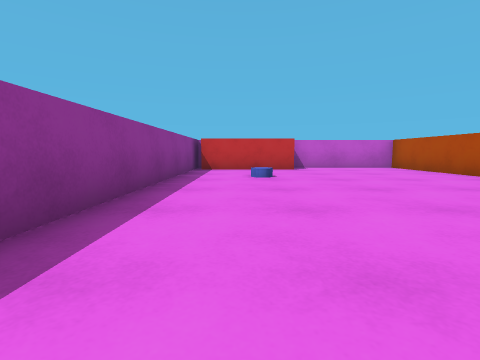
View 1 (above)

15 first-person views from a walk through a scene from a Unity 3-D project. The camera is 0.55 m above the floor, tilts 6° down and sees 85° across. The floor is counted in squares, 1 m on a side. Each view is taken from the middle of a square. On the plan, view 1 faces up. The plan holds only what a view shows up to about 9 squares ahead; the rest is blank. The place goes on beyond the plan. The player is left out.

View 2
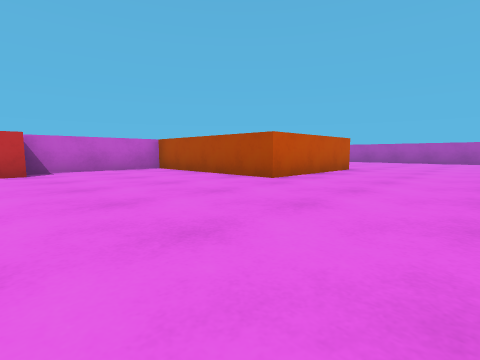

View 3
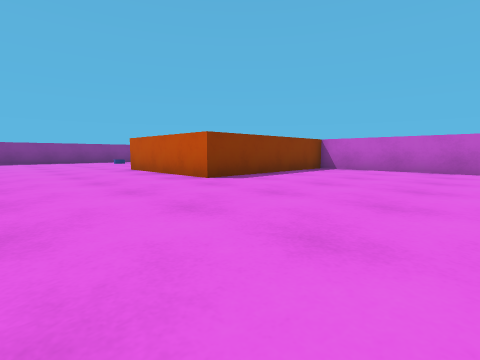

View 4
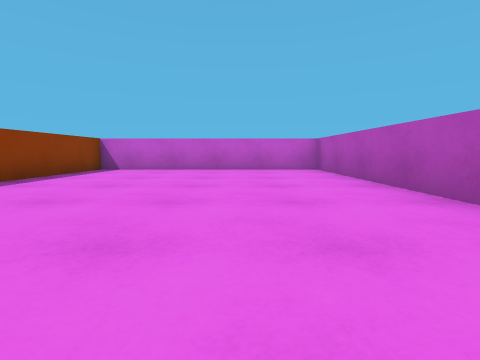

View 5
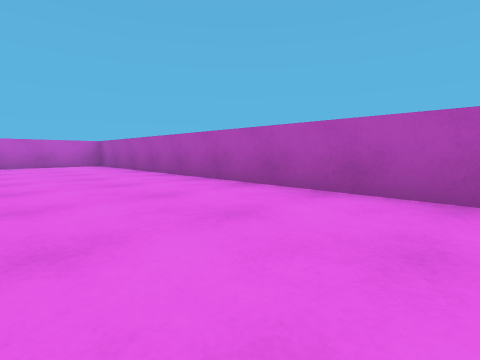

View 6
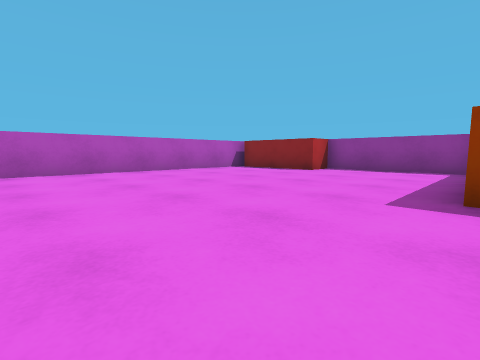

View 7
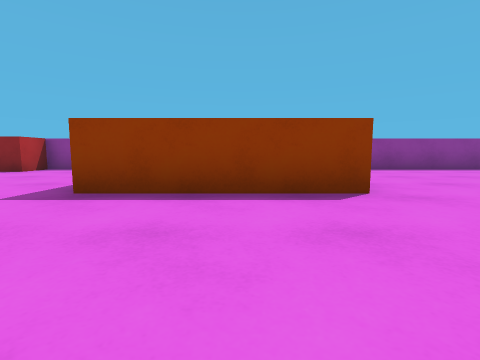

View 8
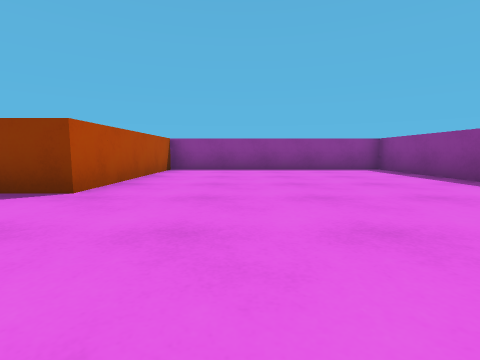

View 9
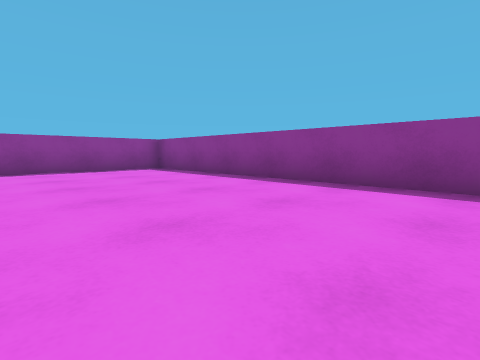

View 10
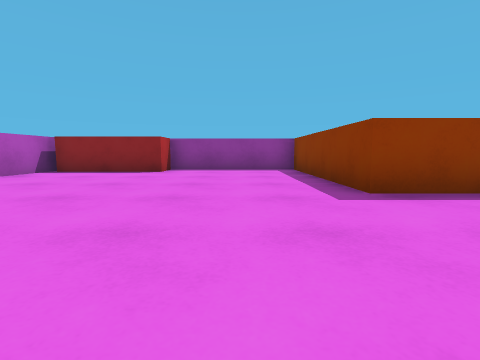

View 11
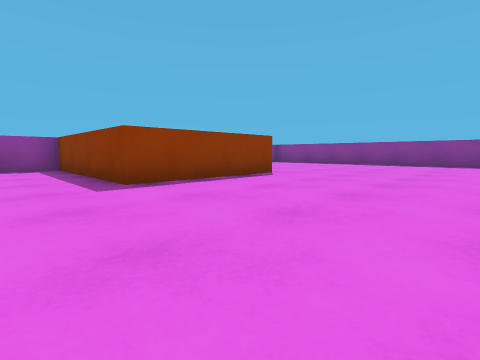

View 12
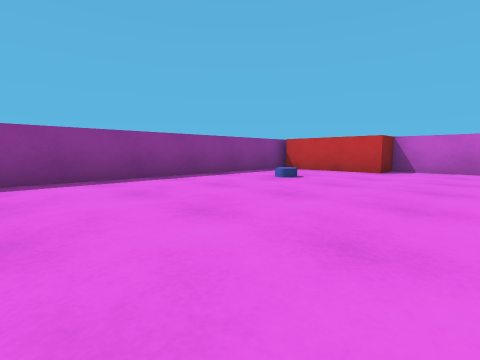

View 13
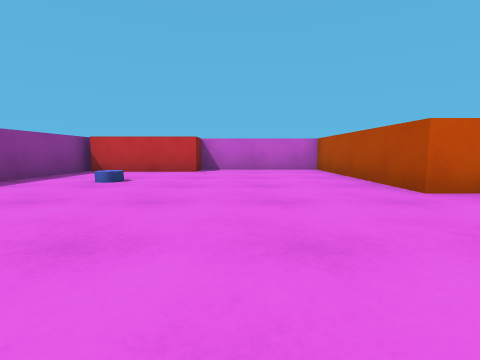

View 14
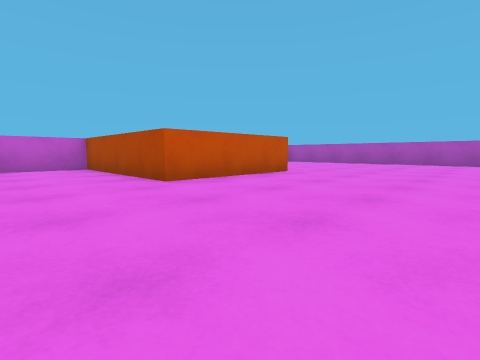

View 15
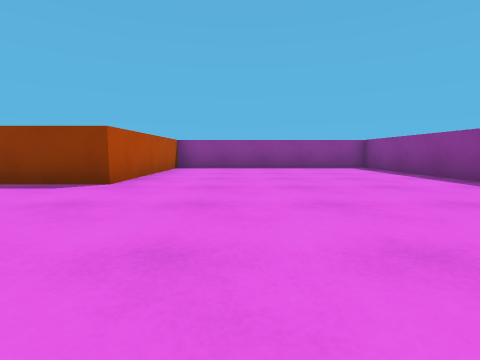

### Floor plan
Points are (right, up) in squares from view 1. A wall is a line through its corners. A room is listed if a view was taken in it or the views show most of it. See-through windows are left out.
Room 1 (views 1, 2, 3, 4, 5, 6, 7, 8, 9, 10, 11, 12, 13, 14, 15)
walls: (16.5, -7.9) (16.5, 9.5) (9.5, 9.5) (9.5, 4.5) (5.5, 4.5) (5.5, 9.5) (1.8, 9.5) (1.8, 8.5) (-1.2, 8.5); (-1.5, 9.1) (-1.5, -8.5) (5.2, -8.5) (5.2, -3.5) (9.2, -3.5) (9.2, -8.5) (13.2, -8.5) (13.2, -7.5) (16.2, -7.5)
objects: other object (0, 6)

Positions as (right, up) in squares from view 1, and headings:
1: (0, 0), facing up
2: (1, 1), facing up-right
3: (14, 1), facing up-left
4: (14, 1), facing up
5: (13, -2), facing up-right
6: (9, 0), facing down-right
7: (7, 0), facing down
8: (3, 0), facing down
9: (3, 0), facing down-left
10: (11, 0), facing down
11: (11, 1), facing down-left
12: (4, 1), facing up-left
13: (3, 1), facing up
14: (3, 0), facing up-right
15: (3, 1), facing down
